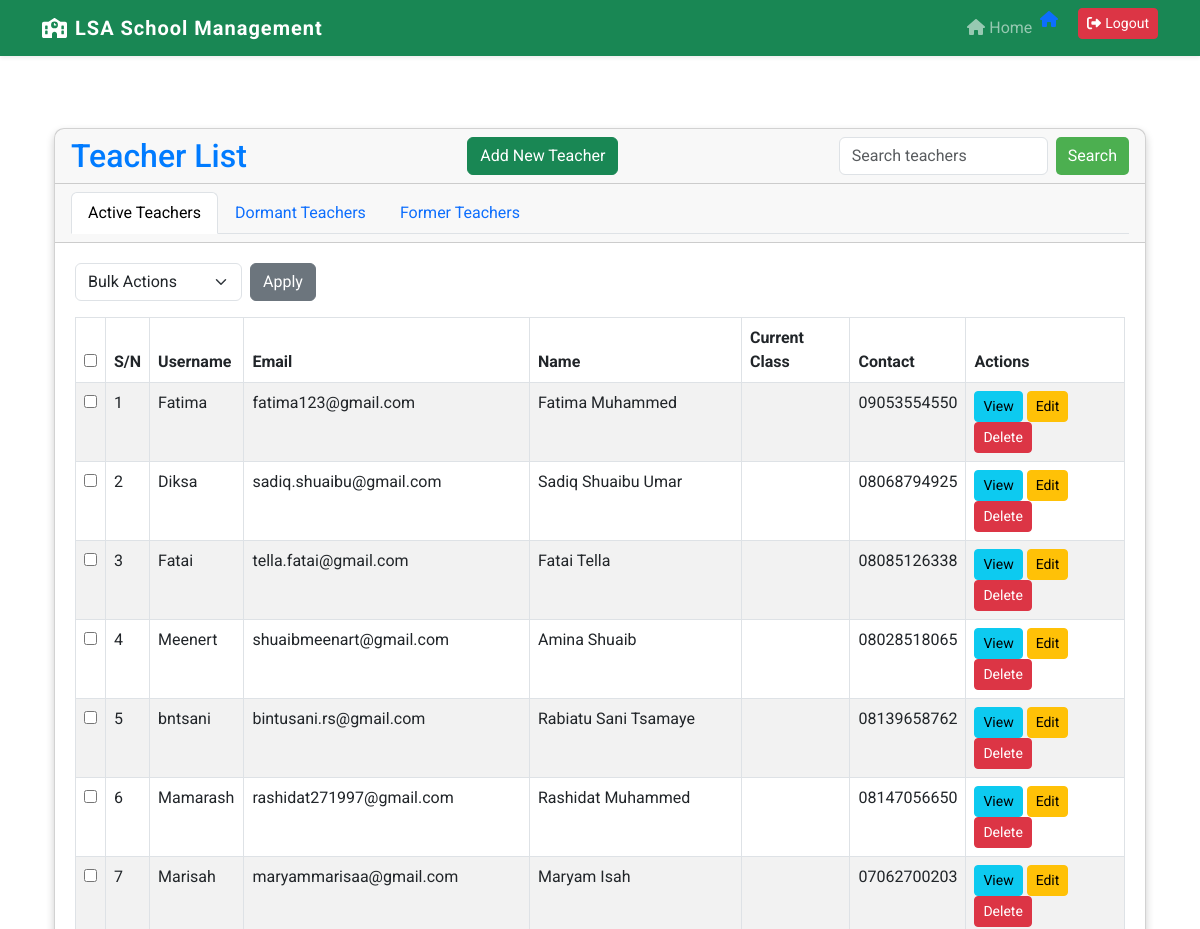
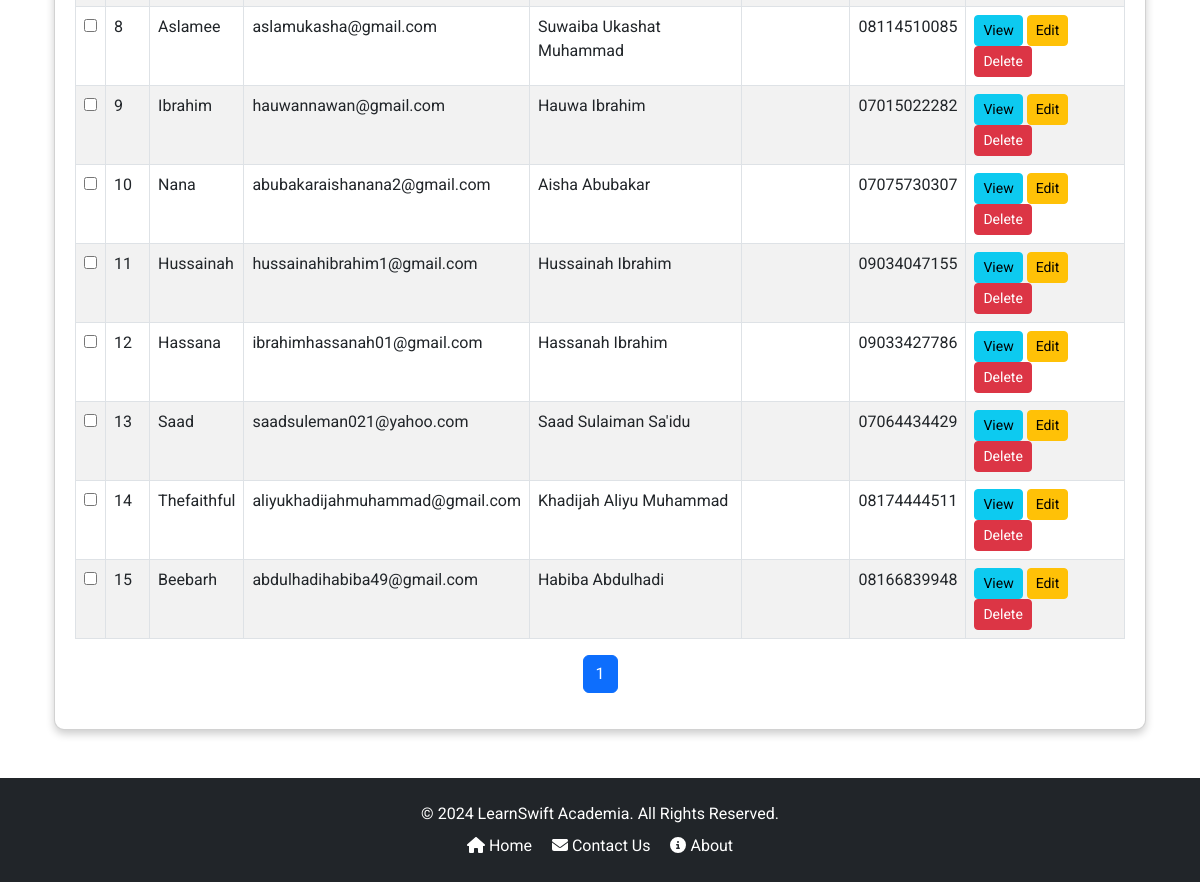
Screenshot of /teachers/ (signed in) with the database file from the repository (2 pictures, top to bottom).
### core/models.py (models this page shows, shortened)
class Teacher(models.Model):
    GENDER_CHOICES = [
        ('M', 'Male'),
        ('F', 'Female'),
    ]
    STATUS_CHOICES = [
        ('active', 'Active'),
        ('dormant', 'Dormant'),
        ('left', 'Left School'),
    ]
    user = models.OneToOneField(CustomUser, on_delete=models.CASCADE, primary_key=True, related_name='teacher')
    employee_id = models.CharField(max_length=20, unique=True, null=True)
    profile_image = models.ImageField(upload_to='media/profile_images/', default='profile_images/default.jpg')
    date_of_birth = models.DateField()
    gender = models.CharField(max_length=1, choices=GENDER_CHOICES, default='M')
    contact = models.CharField(max_length=15, null=True)
    address = models.TextField()
    current_class = models.ForeignKey('Class', on_delete=models.SET_NULL, null=True, blank=True, related_name='enrolled_class', default=None)
    status = models.CharField(max_length=10, choices=STATUS_CHOICES, default='active')

class CustomUser(AbstractUser):
    USER_ROLES = (
        ('student', 'Student'),
        ('teacher', 'Teacher'),
        ('guardian', 'Guardian'),
        ('accountant', 'Accountant'),
        ('admin', 'Admin'),
    )
    role = models.CharField(max_length=20, choices=USER_ROLES)

### core/teacher/views.py (the view, shortened to what this page needs)
# urls.py: path('teachers/', TeacherListView.as_view(), name='teacher_list'),
class TeacherListView(View):
    template_name = 'teacher/teacher_list.html'
    def get(self, request, *args, **kwargs):
        status = request.GET.get('status', 'active')
        query = request.GET.get('q', '')
        teachers = Teacher.objects.filter(status=status).order_by('current_class')
        paginator = Paginator(teachers, 15)  # Show 15 teachers per page
        page_number = request.GET.get('page')
        page_obj = paginator.get_page(page_number)
        return render(request, self.template_name, {
            'page_obj': page_obj,
            'active_tab': status,
        })

### core/templates/teacher/teacher_list.html (shortened to what this page needs)
{% extends 'base.html' %}
{% block content %}
<div class="container mt-4">
    <div class="card">
        <div class="card-header d-flex justify-content-between align-items-center">
            <div>
                <h2 class="mb-0">Teacher List</h1>
            </div>
            <a href="{% url 'teacher_create' %}" class="btn btn-success">Add New Teacher</a>
            <form method="get" class="d-inline-flex">
                <input type="text" name="q" class="form-control me-2" placeholder="Search teachers" value="{{ request.GET.q }}">
                <button type="submit" class="btn btn-primary">Search</button>
            </form>
        </div>
        <div class="card-header">
            <ul class="nav nav-tabs">
                <li class="nav-item">
                    <a class="nav-link {% if active_tab == 'active' %}active{% endif %}" href="?status=active">Active Teachers</a>
                </li>
                <li class="nav-item">
                    <a class="nav-link {% if active_tab == 'dormant' %}active{% endif %}" href="?status=dormant">Dormant Teachers</a>
                </li>
                <li class="nav-item">
                    <a class="nav-link {% if active_tab == 'left' %}active{% endif %}" href="?status=left">Former Teachers</a>
                </li>
            </ul>
        </div>
        <div class="card-body">
            <form method="post" action="{% url 'bulk_update_teachers' %}" id="bulk-action-form">
                <div class="d-flex justify-content-between mb-3">
                    <div class="d-inline-flex">
                        <select name="action" class="form-select me-2" required>
                            <option value="" disabled selected>Bulk Actions</option>
                        </select>
                        <button type="submit" class="btn btn-secondary">Apply</button>
                    </div>
                </div>
                <table class="table table-striped table-bordered">
                    <thead>
                        <tr>
                            <th><input type="checkbox" id="select-all"></th>
                            <th>S/N</th>
                            <th>Username</th>
                            <th>Email</th>
                            <th>Name</th>
                            <th>Current Class</th>
                            <th>Contact</th>
                            <th>Actions</th>
                        </tr>
                    </thead>
                    <tbody>
                        {% for teacher in page_obj %}
                        <tr>
                            <td>
                                <input type="checkbox" name="selected_teachers" value="{{ teacher.user.id }}" class="select-teacher">
                            </td>
                            <td>{{ forloop.counter }}</td>
                            <td>{{ teacher.user.username }}</td>
                            <td>{{ teacher.user.email }}</td>
                            <td>{{ teacher.user.get_full_name }}</td>
                            <td>{{ teacher.current_class.name }}</td>
                            <td>{{ teacher.contact }}</td>
                            <td>
                                <a href="{% url 'teacher_detail' teacher.user.id %}" class="btn btn-info btn-sm">View</a>
                                <a href="{% url 'teacher_update' teacher.user.id %}" class="btn btn-warning btn-sm">Edit</a>
                                <form action="{% url 'teacher_delete' teacher.user.id %}" method="post" style="display:inline;">
                                    <button type="submit" class="btn btn-danger btn-sm"
                                            onclick="return confirm('Are you sure you want to delete this teacher?');">
                                        Delete
                                    </button>
                                </form>
                            </td>
                        </tr>
                        {% empty %}
                        <tr>
                            <td colspan="8" class="text-center">No teachers found in this category.</td>
                        </tr>
                        {% endfor %}
                    </tbody>
                </table>
            </form>
            <nav aria-label="Page navigation">
                <ul class="pagination justify-content-center">
                    {% for page_num in page_obj.paginator.page_range %}
                    <li class="page-item {% if page_num == page_obj.number %}active{% endif %}">
                        <a class="page-link" href="?page={{ page_num }}&status={{ active_tab }}">{{ page_num }}</a>
                    </li>
                    {% endfor %}
                </ul>
            </nav>
        </div>
    </div>
</div>
{% endblock %}

### core/static/css/custom.css (style rules this page uses)
:root { --bs-primary: #4e73df; --bs-secondary: #858796; --bs-success: #1cc88a; --bs-info: #36b9cc; --bs-warning: #f6c23e; --bs-danger: #e74a3b; --bs-light: #f8f9fc; --bs-dark: #5a5c69; --bs-font-sans-serif: 'Roboto', sans-serif; }
html, body { height: 100%; margin: 0; display: flex; flex-direction: column; }
body { font-family: 'Roboto', sans-serif; }
h1, h2, h3, h4, h5, h6 { color: #007bff; }
.card { box-shadow: 0 4px 8px 0 rgba(0, 0, 0, 0.2); transition: 0.3s; border-radius: 10px; }
.card-body { padding: 20px; }
.btn-primary { background-color: #4CAF50; border: none; border-radius: 5px; }

### rows the page displays
Teacher: user.username "Fatima", user.email "fatima123@gmail.com", user.get_full_name "Fatima Muhammed", contact "09053554550"
Teacher: user.username "Diksa", user.email "sadiq.shuaibu@gmail.com", user.get_full_name "Sadiq Shuaibu Umar", contact "08068794925"
Teacher: user.username "Fatai", user.email "tella.fatai@gmail.com", user.get_full_name "Fatai Tella", contact "08085126338"
Teacher: user.username "Meenert", user.email "shuaibmeenart@gmail.com", user.get_full_name "Amina Shuaib", contact "08028518065"
Teacher: user.username "bntsani", user.email "bintusani.rs@gmail.com", user.get_full_name "Rabiatu Sani Tsamaye", contact "08139658762"
Teacher: user.username "Mamarash", user.email "rashidat271997@gmail.com", user.get_full_name "Rashidat Muhammed", contact "08147056650"
Teacher: user.username "Marisah", user.email "maryammarisaa@gmail.com", user.get_full_name "Maryam Isah", contact "07062700203"
Teacher: user.username "Aslamee", user.email "aslamukasha@gmail.com", user.get_full_name "Suwaiba Ukashat Muhammad", contact "08114510085"
Teacher: user.username "Ibrahim", user.email "hauwannawan@gmail.com", user.get_full_name "Hauwa Ibrahim", contact "07015022282"
Teacher: user.username "Nana", user.email "abubakaraishanana2@gmail.com", user.get_full_name "Aisha Abubakar", contact "07075730307"
Teacher: user.username "Hussainah", user.email "hussainahibrahim1@gmail.com", user.get_full_name "Hussainah Ibrahim", contact "09034047155"
Teacher: user.username "Hassana", user.email "ibrahimhassanah01@gmail.com", user.get_full_name "Hassanah Ibrahim", contact "09033427786"
Teacher: user.username "Saad", user.email "saadsuleman021@yahoo.com", user.get_full_name "Saad Sulaiman Sa'idu", contact "07064434429"
Teacher: user.username "Thefaithful", user.email "aliyukhadijahmuhammad@gmail.com", user.get_full_name "Khadijah Aliyu Muhammad", contact "08174444511"
Teacher: user.username "Beebarh", user.email "abdulhadihabiba49@gmail.com", user.get_full_name "Habiba Abdulhadi", contact "08166839948"

### other values shown
{{ page_num }} "1"
